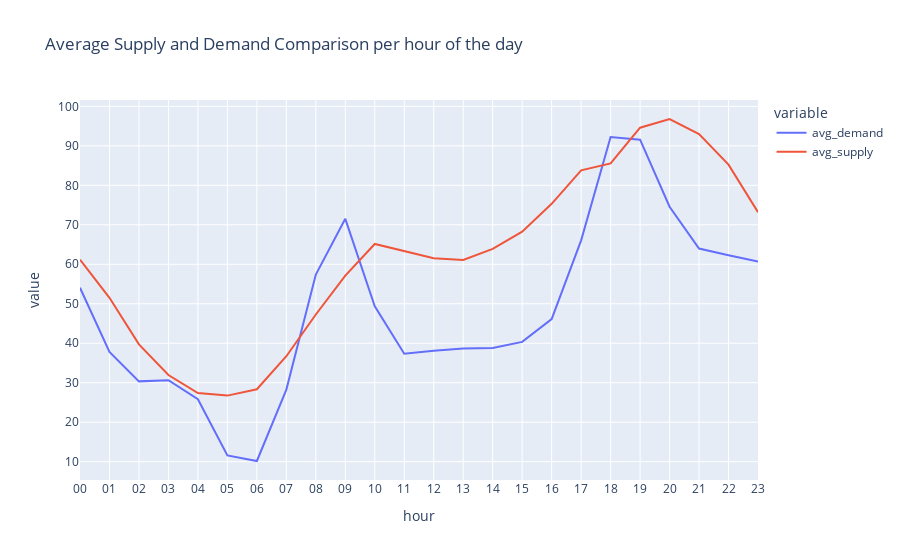

Notebook cell for this chart:
### Code cell
# demand and supply comparison
fig = px.line(complete_table_agg.orderBy('hour').toPandas(),
              x = "hour",
              y = ['avg_demand','avg_supply'],
              title = 'Average Supply and Demand Comparison per hour of the day',
              labels = 'average amount'
             )
fig.show()

### Figure 1 — Plotly figure (JSON) as saved in the notebook; plotly's stock layout.template omitted (floating-point values rounded to 4 significant figures)
{"data": [{"hovertemplate": "variable=avg_demand<br>hour=%{x}<br>value=%{y}<extra></extra>", "legendgroup": "avg_demand", "line": {"color": "#636efa", "dash": "solid"}, "marker": {"symbol": "circle"}, "mode": "lines", "name": "avg_demand", "orientation": "v", "showlegend": true, "type": "scatter", "x": ["00", "01", "02", "03", "04", "05", "06", "07", "08", "09", "10", "11", "12", "13", "14", "15", "16", "17", "18", "19", "20", "21", "22", "23"], "xaxis": "x", "y": [54.06, 37.77, 30.34, 30.63, 25.83, 11.59, 10.17, 28.26, 57.4, 71.51, 49.37, 37.34, 38.11, 38.66, 38.8, 40.34, 46.11, 66.06, 92.23, 91.57, 74.57, 63.97, 62.31, 60.71], "yaxis": "y"}, {"hovertemplate": "variable=avg_supply<br>hour=%{x}<br>value=%{y}<extra></extra>", "legendgroup": "avg_supply", "line": {"color": "#EF553B", "dash": "solid"}, "marker": {"symbol": "circle"}, "mode": "lines", "name": "avg_supply", "orientation": "v", "showlegend": true, "type": "scatter", "x": ["00", "01", "02", "03", "04", "05", "06", "07", "08", "09", "10", "11", "12", "13", "14", "15", "16", "17", "18", "19", "20", "21", "22", "23"], "xaxis": "x", "y": [61.17, 51.51, 39.71, 31.94, 27.37, 26.74, 28.34, 36.71, 47.29, 57.11, 65.14, 63.26, 61.51, 61.11, 63.91, 68.26, 75.31, 83.8, 85.54, 94.6, 96.8, 92.97, 85.23, 73.2], "yaxis": "y"}], "layout": {"legend": {"title": {"text": "variable"}, "tracegroupgap": 0}, "title": {"text": "Average Supply and Demand Comparison per hour of the day"}, "xaxis": {"anchor": "y", "domain": [0, 1], "title": {"text": "hour"}}, "yaxis": {"anchor": "x", "domain": [0, 1], "title": {"text": "value"}}}}
